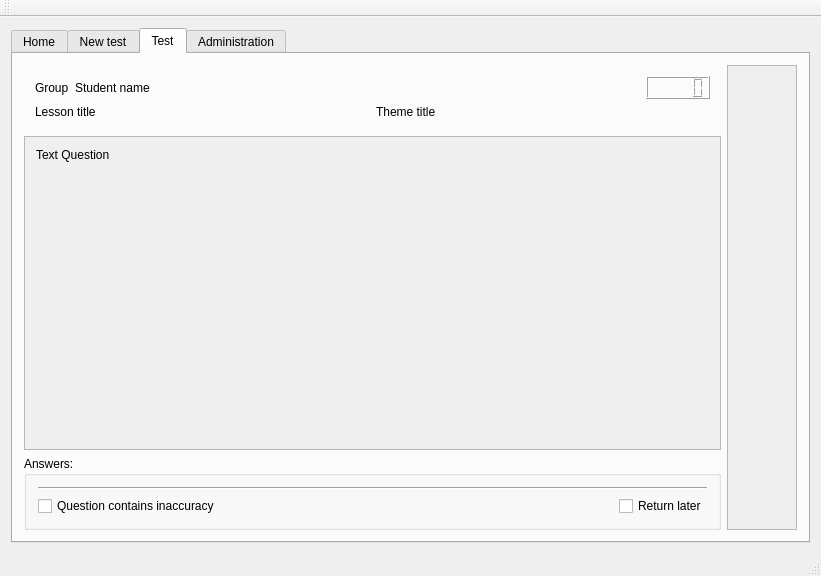
<?xml version="1.0" encoding="UTF-8"?>
<ui version="4.0">
 <class>MainWindow</class>
 <widget class="QMainWindow" name="MainWindow">
  <property name="geometry">
   <rect>
    <x>0</x>
    <y>0</y>
    <width>821</width>
    <height>576</height>
   </rect>
  </property>
  <property name="windowTitle">
   <string>QTester</string>
  </property>
  <widget class="QWidget" name="centralWidget">
   <layout class="QVBoxLayout" name="verticalLayout_4">
    <item>
     <widget class="QTabWidget" name="tabWidget">
      <property name="currentIndex">
       <number>2</number>
      </property>
      <widget class="QWidget" name="tab">
       <attribute name="title">
        <string>Home</string>
       </attribute>
       <layout class="QVBoxLayout" name="verticalLayout_10">
        <item>
         <spacer name="verticalSpacer_6">
          <property name="orientation">
           <enum>Qt::Vertical</enum>
          </property>
          <property name="sizeHint" stdset="0">
           <size>
            <width>20</width>
            <height>40</height>
           </size>
          </property>
         </spacer>
        </item>
        <item>
         <widget class="QLabel" name="Label_About">
          <property name="text">
           <string>Welcome &amp; About</string>
          </property>
          <property name="alignment">
           <set>Qt::AlignCenter</set>
          </property>
         </widget>
        </item>
        <item>
         <spacer name="verticalSpacer_5">
          <property name="orientation">
           <enum>Qt::Vertical</enum>
          </property>
          <property name="sizeHint" stdset="0">
           <size>
            <width>20</width>
            <height>179</height>
           </size>
          </property>
         </spacer>
        </item>
        <item>
         <layout class="QHBoxLayout" name="horizontalLayout_5">
          <item>
           <widget class="QPushButton" name="PushButton_StartNewTest">
            <property name="text">
             <string>Start new test</string>
            </property>
           </widget>
          </item>
          <item>
           <widget class="QPushButton" name="pushButton_7">
            <property name="text">
             <string>Administration</string>
            </property>
           </widget>
          </item>
         </layout>
        </item>
       </layout>
      </widget>
      <widget class="QWidget" name="tab_newTest">
       <attribute name="title">
        <string>New test</string>
       </attribute>
       <layout class="QVBoxLayout" name="verticalLayout_11">
        <item>
         <widget class="QGroupBox" name="GroupBox_TestConfig">
          <property name="title">
           <string>Test configuration:</string>
          </property>
          <layout class="QFormLayout" name="formLayout">
           <property name="fieldGrowthPolicy">
            <enum>QFormLayout::AllNonFixedFieldsGrow</enum>
           </property>
           <item row="0" column="0">
            <widget class="QLabel" name="Label_Lesson">
             <property name="text">
              <string>Lesson:</string>
             </property>
            </widget>
           </item>
           <item row="0" column="1">
            <widget class="QComboBox" name="ComboBox_Lesson"/>
           </item>
           <item row="1" column="0">
            <widget class="QLabel" name="Label_Theme">
             <property name="text">
              <string>Theme:</string>
             </property>
            </widget>
           </item>
           <item row="1" column="1">
            <widget class="QComboBox" name="ComboBox_Theme"/>
           </item>
           <item row="2" column="0">
            <widget class="QLabel" name="Label_Quantity">
             <property name="text">
              <string>Quantity of questions:</string>
             </property>
            </widget>
           </item>
           <item row="2" column="1">
            <layout class="QHBoxLayout" name="horizontalLayout_6">
             <item>
              <widget class="QSlider" name="HSlider_CountQuestions">
               <property name="toolTip">
                <string>Сurrent quantity of questions</string>
               </property>
               <property name="maximum">
                <number>999</number>
               </property>
               <property name="orientation">
                <enum>Qt::Horizontal</enum>
               </property>
              </widget>
             </item>
             <item>
              <widget class="QSpinBox" name="SpinBox_CountQuestions">
               <property name="toolTip">
                <string>Сurrent quantity of questions</string>
               </property>
               <property name="maximum">
                <number>999</number>
               </property>
              </widget>
             </item>
             <item>
              <widget class="QLabel" name="label">
               <property name="text">
                <string>/</string>
               </property>
              </widget>
             </item>
             <item>
              <widget class="QSpinBox" name="SpinBox_AllQuestions">
               <property name="toolTip">
                <string>In total questions in this theme</string>
               </property>
               <property name="readOnly">
                <bool>true</bool>
               </property>
               <property name="buttonSymbols">
                <enum>QAbstractSpinBox::NoButtons</enum>
               </property>
               <property name="maximum">
                <number>999</number>
               </property>
              </widget>
             </item>
            </layout>
           </item>
           <item row="3" column="0">
            <widget class="QLabel" name="Label_Time">
             <property name="text">
              <string>Time:</string>
             </property>
            </widget>
           </item>
           <item row="3" column="1">
            <layout class="QHBoxLayout" name="horizontalLayout_8">
             <item>
              <widget class="QSlider" name="HSlider_Time">
               <property name="toolTip">
                <string>Сurrent quantity of questions</string>
               </property>
               <property name="maximum">
                <number>999</number>
               </property>
               <property name="orientation">
                <enum>Qt::Horizontal</enum>
               </property>
              </widget>
             </item>
             <item>
              <widget class="QSpinBox" name="SpinBox_Time">
               <property name="toolTip">
                <string>Сurrent quantity of questions</string>
               </property>
               <property name="suffix">
                <string>min</string>
               </property>
               <property name="maximum">
                <number>999</number>
               </property>
              </widget>
             </item>
             <item>
              <widget class="QComboBox" name="comboBox">
               <item>
                <property name="text">
                 <string>On all test</string>
                </property>
               </item>
               <item>
                <property name="text">
                 <string>On one question</string>
                </property>
               </item>
              </widget>
             </item>
            </layout>
           </item>
           <item row="4" column="1">
            <widget class="QLabel" name="label_4">
             <property name="styleSheet">
              <string notr="true">color:red</string>
             </property>
             <property name="text">
              <string>Warning:</string>
             </property>
            </widget>
           </item>
          </layout>
         </widget>
        </item>
        <item>
         <widget class="QGroupBox" name="GroupBox_Person">
          <property name="title">
           <string>Person:</string>
          </property>
          <layout class="QFormLayout" name="formLayout_2">
           <item row="0" column="0">
            <widget class="QLineEdit" name="LineEdit_PersonLogin">
             <property name="dragEnabled">
              <bool>true</bool>
             </property>
             <property name="placeholderText">
              <string>Login</string>
             </property>
             <property name="clearButtonEnabled">
              <bool>true</bool>
             </property>
            </widget>
           </item>
           <item row="0" column="1">
            <widget class="QLineEdit" name="LineEdit_PersonName">
             <property name="dragEnabled">
              <bool>true</bool>
             </property>
             <property name="placeholderText">
              <string>Person name</string>
             </property>
             <property name="clearButtonEnabled">
              <bool>true</bool>
             </property>
            </widget>
           </item>
           <item row="1" column="0">
            <widget class="QLabel" name="Label_Profession">
             <property name="text">
              <string>Profession:</string>
             </property>
            </widget>
           </item>
           <item row="1" column="1">
            <widget class="QComboBox" name="ComboBox_Profession"/>
           </item>
           <item row="2" column="1">
            <layout class="QHBoxLayout" name="horizontalLayout_9">
             <item>
              <widget class="QLineEdit" name="LineEdit_Group">
               <property name="sizePolicy">
                <sizepolicy hsizetype="MinimumExpanding" vsizetype="Fixed">
                 <horstretch>0</horstretch>
                 <verstretch>0</verstretch>
                </sizepolicy>
               </property>
              </widget>
             </item>
             <item>
              <widget class="QLabel" name="Label_Course">
               <property name="text">
                <string>Course:</string>
               </property>
              </widget>
             </item>
             <item>
              <widget class="QSpinBox" name="SpinBox_Course">
               <property name="maximum">
                <number>10</number>
               </property>
              </widget>
             </item>
            </layout>
           </item>
           <item row="2" column="0">
            <widget class="QLabel" name="Label_Group">
             <property name="text">
              <string>Group:</string>
             </property>
            </widget>
           </item>
          </layout>
         </widget>
        </item>
        <item>
         <layout class="QHBoxLayout" name="HLay_BeginTest">
          <item>
           <spacer name="HSpacer2">
            <property name="orientation">
             <enum>Qt::Horizontal</enum>
            </property>
            <property name="sizeHint" stdset="0">
             <size>
              <width>40</width>
              <height>20</height>
             </size>
            </property>
           </spacer>
          </item>
          <item>
           <widget class="QPushButton" name="PushButton_BeginTest">
            <property name="text">
             <string>Begin test</string>
            </property>
           </widget>
          </item>
         </layout>
        </item>
       </layout>
      </widget>
      <widget class="QWidget" name="tabWidgetPage1">
       <attribute name="title">
        <string>Test</string>
       </attribute>
       <layout class="QHBoxLayout" name="horizontalLayout_2">
        <item>
         <layout class="QVBoxLayout" name="verticalLayout">
          <item>
           <widget class="QWidget" name="Widget_Info" native="true">
            <layout class="QVBoxLayout" name="verticalLayout_5">
             <item>
              <layout class="QHBoxLayout" name="HLay_GroupStudent">
               <item>
                <widget class="QLabel" name="Label_userGroup">
                 <property name="text">
                  <string>Group</string>
                 </property>
                </widget>
               </item>
               <item>
                <widget class="QLabel" name="Label_userName">
                 <property name="sizePolicy">
                  <sizepolicy hsizetype="Expanding" vsizetype="Preferred">
                   <horstretch>0</horstretch>
                   <verstretch>0</verstretch>
                  </sizepolicy>
                 </property>
                 <property name="text">
                  <string>Student name</string>
                 </property>
                </widget>
               </item>
               <item>
                <widget class="QLCDNumber" name="lcdNumber"/>
               </item>
              </layout>
             </item>
             <item>
              <layout class="QHBoxLayout" name="HLay_LessonTheme">
               <item>
                <widget class="QLabel" name="Label_LessonTitle">
                 <property name="text">
                  <string>Lesson title</string>
                 </property>
                </widget>
               </item>
               <item>
                <widget class="QLabel" name="Label_ThemeTitle">
                 <property name="text">
                  <string>Theme title</string>
                 </property>
                </widget>
               </item>
              </layout>
             </item>
            </layout>
           </widget>
          </item>
          <item>
           <widget class="QScrollArea" name="ScrollArea_TextQuestion">
            <property name="widgetResizable">
             <bool>true</bool>
            </property>
            <widget class="QWidget" name="scrollAreaWidgetContents">
             <property name="geometry">
              <rect>
               <x>0</x>
               <y>0</y>
               <width>696</width>
               <height>270</height>
              </rect>
             </property>
             <layout class="QVBoxLayout" name="verticalLayout_3">
              <item>
               <widget class="QLabel" name="Label_Question">
                <property name="text">
                 <string>Text Question</string>
                </property>
                <property name="scaledContents">
                 <bool>false</bool>
                </property>
                <property name="alignment">
                 <set>Qt::AlignLeading|Qt::AlignLeft|Qt::AlignTop</set>
                </property>
               </widget>
              </item>
             </layout>
            </widget>
           </widget>
          </item>
          <item>
           <widget class="QGroupBox" name="GBox_Answers">
            <property name="title">
             <string>Answers:</string>
            </property>
            <layout class="QVBoxLayout" name="verticalLayout_2">
             <item>
              <layout class="QVBoxLayout" name="VLay_Answers"/>
             </item>
             <item>
              <widget class="Line" name="line">
               <property name="orientation">
                <enum>Qt::Horizontal</enum>
               </property>
              </widget>
             </item>
             <item>
              <layout class="QHBoxLayout" name="HLay_ReturnLater">
               <item>
                <widget class="QCheckBox" name="CheckBox_ErrorInQuestion">
                 <property name="text">
                  <string>Question contains inaccuracy</string>
                 </property>
                </widget>
               </item>
               <item>
                <spacer name="HSpacer_ReturnLater">
                 <property name="orientation">
                  <enum>Qt::Horizontal</enum>
                 </property>
                 <property name="sizeHint" stdset="0">
                  <size>
                   <width>40</width>
                   <height>20</height>
                  </size>
                 </property>
                </spacer>
               </item>
               <item>
                <widget class="QCheckBox" name="ChBox_ReturnLater">
                 <property name="toolTip">
                  <string>You can mark, for yourself that you doubt correctness of this question to return to it later</string>
                 </property>
                 <property name="text">
                  <string>Return later</string>
                 </property>
                </widget>
               </item>
              </layout>
             </item>
            </layout>
           </widget>
          </item>
         </layout>
        </item>
        <item>
         <widget class="QScrollArea" name="ScrollArea_Questions">
          <property name="sizePolicy">
           <sizepolicy hsizetype="Preferred" vsizetype="Expanding">
            <horstretch>0</horstretch>
            <verstretch>0</verstretch>
           </sizepolicy>
          </property>
          <property name="widgetResizable">
           <bool>true</bool>
          </property>
          <widget class="QWidget" name="scrollAreaWidgetContents_3">
           <property name="geometry">
            <rect>
             <x>0</x>
             <y>0</y>
             <width>73</width>
             <height>437</height>
            </rect>
           </property>
           <layout class="QGridLayout" name="gridLayout"/>
          </widget>
         </widget>
        </item>
       </layout>
      </widget>
      <widget class="QWidget" name="tabWidgetPage2">
       <attribute name="title">
        <string>Administration</string>
       </attribute>
       <layout class="QVBoxLayout" name="verticalLayout_6">
        <item>
         <widget class="QTabWidget" name="tabWidget_2">
          <property name="currentIndex">
           <number>2</number>
          </property>
          <widget class="QWidget" name="tab_4">
           <attribute name="title">
            <string>Authorization</string>
           </attribute>
           <layout class="QVBoxLayout" name="verticalLayout_8">
            <item>
             <spacer name="verticalSpacer">
              <property name="orientation">
               <enum>Qt::Vertical</enum>
              </property>
              <property name="sizeHint" stdset="0">
               <size>
                <width>20</width>
                <height>87</height>
               </size>
              </property>
             </spacer>
            </item>
            <item>
             <layout class="QHBoxLayout" name="horizontalLayout">
              <item>
               <spacer name="horizontalSpacer">
                <property name="orientation">
                 <enum>Qt::Horizontal</enum>
                </property>
                <property name="sizeHint" stdset="0">
                 <size>
                  <width>40</width>
                  <height>20</height>
                 </size>
                </property>
               </spacer>
              </item>
              <item>
               <widget class="QFrame" name="frame">
                <property name="frameShape">
                 <enum>QFrame::StyledPanel</enum>
                </property>
                <property name="frameShadow">
                 <enum>QFrame::Raised</enum>
                </property>
                <layout class="QVBoxLayout" name="verticalLayout_7">
                 <item>
                  <widget class="QLineEdit" name="lineEdit">
                   <property name="echoMode">
                    <enum>QLineEdit::Password</enum>
                   </property>
                   <property name="dragEnabled">
                    <bool>true</bool>
                   </property>
                   <property name="placeholderText">
                    <string>Password</string>
                   </property>
                  </widget>
                 </item>
                 <item>
                  <widget class="QLabel" name="label_3">
                   <property name="styleSheet">
                    <string notr="true">color:red</string>
                   </property>
                   <property name="text">
                    <string notr="true">Error:</string>
                   </property>
                  </widget>
                 </item>
                 <item>
                  <widget class="QPushButton" name="pushButton_4">
                   <property name="text">
                    <string>Authorization</string>
                   </property>
                  </widget>
                 </item>
                </layout>
               </widget>
              </item>
              <item>
               <spacer name="horizontalSpacer_3">
                <property name="orientation">
                 <enum>Qt::Horizontal</enum>
                </property>
                <property name="sizeHint" stdset="0">
                 <size>
                  <width>40</width>
                  <height>20</height>
                 </size>
                </property>
               </spacer>
              </item>
             </layout>
            </item>
            <item>
             <spacer name="verticalSpacer_2">
              <property name="orientation">
               <enum>Qt::Vertical</enum>
              </property>
              <property name="sizeHint" stdset="0">
               <size>
                <width>20</width>
                <height>87</height>
               </size>
              </property>
             </spacer>
            </item>
           </layout>
          </widget>
          <widget class="QWidget" name="tab_5">
           <attribute name="title">
            <string>Administration main</string>
           </attribute>
           <layout class="QVBoxLayout" name="verticalLayout_9">
            <item>
             <spacer name="verticalSpacer_3">
              <property name="orientation">
               <enum>Qt::Vertical</enum>
              </property>
              <property name="sizeHint" stdset="0">
               <size>
                <width>20</width>
                <height>130</height>
               </size>
              </property>
             </spacer>
            </item>
            <item>
             <layout class="QHBoxLayout" name="horizontalLayout_4">
              <item>
               <widget class="QPushButton" name="pushButton">
                <property name="text">
                 <string>Permissions</string>
                </property>
               </widget>
              </item>
              <item>
               <widget class="QPushButton" name="pushButton_2">
                <property name="text">
                 <string>Test management</string>
                </property>
               </widget>
              </item>
             </layout>
            </item>
            <item>
             <spacer name="verticalSpacer_4">
              <property name="orientation">
               <enum>Qt::Vertical</enum>
              </property>
              <property name="sizeHint" stdset="0">
               <size>
                <width>20</width>
                <height>130</height>
               </size>
              </property>
             </spacer>
            </item>
           </layout>
          </widget>
          <widget class="QWidget" name="tab_2">
           <attribute name="title">
            <string>Permissions</string>
           </attribute>
           <layout class="QHBoxLayout" name="horizontalLayout_3">
            <item>
             <widget class="QListView" name="listView">
              <property name="sizePolicy">
               <sizepolicy hsizetype="Preferred" vsizetype="Expanding">
                <horstretch>0</horstretch>
                <verstretch>0</verstretch>
               </sizepolicy>
              </property>
             </widget>
            </item>
            <item>
             <widget class="QScrollArea" name="scrollArea_2">
              <property name="sizePolicy">
               <sizepolicy hsizetype="Expanding" vsizetype="Expanding">
                <horstretch>0</horstretch>
                <verstretch>0</verstretch>
               </sizepolicy>
              </property>
              <property name="widgetResizable">
               <bool>true</bool>
              </property>
              <widget class="QWidget" name="scrollAreaWidgetContents_2">
               <property name="geometry">
                <rect>
                 <x>0</x>
                 <y>0</y>
                 <width>495</width>
                 <height>382</height>
                </rect>
               </property>
               <widget class="QCheckBox" name="checkBox">
                <property name="geometry">
                 <rect>
                  <x>20</x>
                  <y>20</y>
                  <width>95</width>
                  <height>26</height>
                 </rect>
                </property>
                <property name="text">
                 <string>CheckBox</string>
                </property>
               </widget>
               <widget class="QCheckBox" name="checkBox_2">
                <property name="geometry">
                 <rect>
                  <x>210</x>
                  <y>210</y>
                  <width>95</width>
                  <height>26</height>
                 </rect>
                </property>
                <property name="text">
                 <string>CheckBox</string>
                </property>
               </widget>
               <widget class="QCheckBox" name="checkBox_3">
                <property name="geometry">
                 <rect>
                  <x>110</x>
                  <y>80</y>
                  <width>95</width>
                  <height>26</height>
                 </rect>
                </property>
                <property name="text">
                 <string>CheckBox</string>
                </property>
               </widget>
               <widget class="QCheckBox" name="checkBox_4">
                <property name="geometry">
                 <rect>
                  <x>20</x>
                  <y>120</y>
                  <width>95</width>
                  <height>26</height>
                 </rect>
                </property>
                <property name="text">
                 <string>CheckBox</string>
                </property>
               </widget>
               <widget class="QCheckBox" name="checkBox_5">
                <property name="geometry">
                 <rect>
                  <x>210</x>
                  <y>30</y>
                  <width>95</width>
                  <height>26</height>
                 </rect>
                </property>
                <property name="text">
                 <string>CheckBox</string>
                </property>
               </widget>
              </widget>
             </widget>
            </item>
           </layout>
          </widget>
          <widget class="QWidget" name="tab_3">
           <attribute name="title">
            <string>Test management</string>
           </attribute>
           <widget class="QPushButton" name="pushButton_3">
            <property name="geometry">
             <rect>
              <x>60</x>
              <y>40</y>
              <width>95</width>
              <height>31</height>
             </rect>
            </property>
            <property name="text">
             <string>Lessons</string>
            </property>
           </widget>
           <widget class="QPushButton" name="pushButton_5">
            <property name="geometry">
             <rect>
              <x>470</x>
              <y>40</y>
              <width>95</width>
              <height>31</height>
             </rect>
            </property>
            <property name="text">
             <string>Theams</string>
            </property>
           </widget>
          </widget>
         </widget>
        </item>
       </layout>
      </widget>
     </widget>
    </item>
   </layout>
  </widget>
  <widget class="QMenuBar" name="menuBar">
   <property name="geometry">
    <rect>
     <x>0</x>
     <y>0</y>
     <width>821</width>
     <height>26</height>
    </rect>
   </property>
  </widget>
  <widget class="QToolBar" name="mainToolBar">
   <attribute name="toolBarArea">
    <enum>TopToolBarArea</enum>
   </attribute>
   <attribute name="toolBarBreak">
    <bool>false</bool>
   </attribute>
  </widget>
  <widget class="QStatusBar" name="statusBar"/>
 </widget>
 <layoutdefault spacing="6" margin="11"/>
 <resources/>
 <connections>
  <connection>
   <sender>HSlider_CountQuestions</sender>
   <signal>valueChanged(int)</signal>
   <receiver>SpinBox_CountQuestions</receiver>
   <slot>setValue(int)</slot>
   <hints>
    <hint type="sourcelabel">
     <x>428</x>
     <y>214</y>
    </hint>
    <hint type="destinationlabel">
     <x>697</x>
     <y>215</y>
    </hint>
   </hints>
  </connection>
  <connection>
   <sender>SpinBox_CountQuestions</sender>
   <signal>valueChanged(int)</signal>
   <receiver>HSlider_CountQuestions</receiver>
   <slot>setValue(int)</slot>
   <hints>
    <hint type="sourcelabel">
     <x>697</x>
     <y>215</y>
    </hint>
    <hint type="destinationlabel">
     <x>428</x>
     <y>214</y>
    </hint>
   </hints>
  </connection>
  <connection>
   <sender>SpinBox_Time</sender>
   <signal>valueChanged(int)</signal>
   <receiver>HSlider_Time</receiver>
   <slot>setValue(int)</slot>
   <hints>
    <hint type="sourcelabel">
     <x>739</x>
     <y>254</y>
    </hint>
    <hint type="destinationlabel">
     <x>441</x>
     <y>253</y>
    </hint>
   </hints>
  </connection>
  <connection>
   <sender>HSlider_Time</sender>
   <signal>valueChanged(int)</signal>
   <receiver>SpinBox_Time</receiver>
   <slot>setValue(int)</slot>
   <hints>
    <hint type="sourcelabel">
     <x>441</x>
     <y>253</y>
    </hint>
    <hint type="destinationlabel">
     <x>739</x>
     <y>254</y>
    </hint>
   </hints>
  </connection>
 </connections>
</ui>
